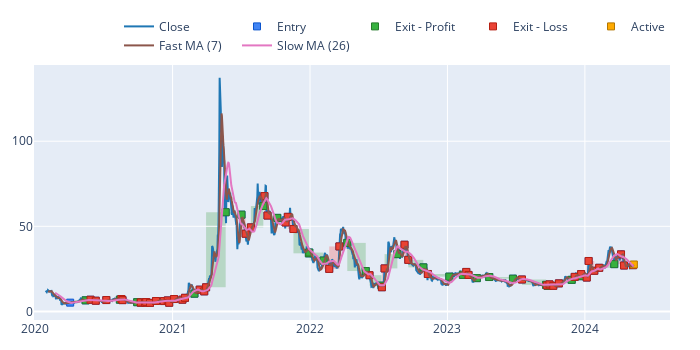

Notebook code for this chart:
### Code cell
# vectorbt 简书示例保留
import pdb
import vectorbt as vbt
import numpy as np
import pandas as pd
import matplotlib
from matplotlib import pyplot as plt
ohlc_df = pd.read_csv('..//data//Gate.io_ETC_swap_1d.csv',index_col=0,parse_dates=True)  # 表格列名：datetime,open,hight,low,volume
price =ohlc_df.close
# 计算移动平均线
# 使用 vectorbt 库的 MA 函数对价格数据进行 10 期快速移动平均线计算
fast_ma = vbt.MA.run(price, 7) 
# 对价格数据进行 50 期慢速移动平均线计算
slow_ma = vbt.MA.run(price, 26) 
# 获取快速移动平均线向上穿越慢速移动平均线的信号
entries = fast_ma.ma_crossed_above(slow_ma) 
# 获取快速移动平均线向下穿越慢速移动平均线的信号
exits = fast_ma.ma_crossed_below(slow_ma) 
pf_kwargs = dict(size=np.inf, fees=0.001, freq='1D')  # 定义投资组合的参数字典：本金，费用，交易频率
pf = vbt.Portfolio.from_signals(price, entries, exits, direction='both', **pf_kwargs)  # 根据参数创建投资组合对象

print(pf.trades.records_readable)  # 打印每笔交易盈亏明细
print(pf.orders.records_readable)    # 打印交易信号
print(entries.value_counts())    # 打印入场信号数量
# pf.trades.plot().show_svg()
print(pf.stats())
# pf.trades.plot().show()    # 绘制交易信号图
# 绘制交易信号图和快慢双均线


    
fig = pf.trades.plot()    # 绘制交易信号图

# 添加快慢均线到图中
fig.add_scatter(x=price.index, y=fast_ma.ma, mode='lines', name='Fast MA (7)')
fig.add_scatter(x=price.index, y=slow_ma.ma, mode='lines', name='Slow MA (26)')
fig.show()    # 显示图表


pdb.set_trace()
fig = pf.orders.plot(width=1000)  #绘制下单信号图示
fig.show()

# 绘制 heatmap 图 , y_level='slow_window' slider_level='symbol', 
fig = pf.total_return().vbt.heatmap(
    x_level='fast_window', symmetric=True,
    trace_kwargs=dict(colorbar=dict(title='Total return', tickformat='%')))

fig.show()

### Figure 1 — Plotly figure (JSON) as saved in the notebook; plotly's stock layout.template omitted (floating-point values rounded to 4 significant figures; data arrays with more than 128 entries replaced by an {"elided": "..."} marker saying what was removed)
{"data": [{"line": {"color": "#1f77b4"}, "name": "Close", "showlegend": true, "type": "scatter", "uid": "7be10e2d-79e1-4852-9f8b-115d77097ce9", "x": {"elided": "1563 str values"}, "y": {"elided": "1563 float values"}}, {"customdata": {"elided": "79x5 mixed values"}, "hovertemplate": "Exit Trade Id: %{customdata[0]}<br>Position Id: %{customdata[1]}<br>Size: %{customdata[2]:.6f}<br>Entry Timestamp: %{x}<br>Avg Entry Price: %{y}<br>Entry Fees: %{customdata[3]:.6f}<br>Direction: %{customdata[4]}", "marker": {"color": "#4285F4", "line": {"color": "rgb(11,84,205)", "width": 1}, "size": 7, "symbol": "square"}, "mode": "markers", "name": "Entry", "type": "scatter", "uid": "dc4ec812-4ce2-45c7-a3cd-ac25099591d5", "x": ["2020-04-04T00:00:00", "2020-05-15T00:00:00", "2020-05-28T00:00:00", "2020-06-11T00:00:00", "2020-07-09T00:00:00", "2020-08-14T00:00:00", "2020-08-18T00:00:00", "2020-08-21T00:00:00", "2020-09-29T00:00:00", "2020-10-08T00:00:00", "2020-10-09T00:00:00", "2020-10-20T00:00:00", "2020-10-23T00:00:00", "2020-11-02T00:00:00", "2020-11-18T00:00:00", "2020-12-09T00:00:00", "2020-12-19T00:00:00", "2020-12-23T00:00:00", "2021-01-05T00:00:00", "2021-01-27T00:00:00", "2021-02-03T00:00:00", "2021-02-28T00:00:00", "2021-03-14T00:00:00", "2021-03-26T00:00:00", "2021-03-31T00:00:00", "2021-05-22T00:00:00", "2021-07-03T00:00:00", "2021-07-14T00:00:00", "2021-07-28T00:00:00", "2021-08-30T00:00:00", "2021-09-02T00:00:00", "2021-09-10T00:00:00", "2021-10-06T00:00:00", "2021-10-28T00:00:00", "2021-11-03T00:00:00", "2021-11-18T00:00:00", "2021-12-29T00:00:00", "2021-12-30T00:00:00", "2022-02-06T00:00:00", "2022-02-21T00:00:00", "2022-03-20T00:00:00", "2022-04-10T00:00:00", "2022-05-29T00:00:00", "2022-06-08T00:00:00", "2022-07-10T00:00:00", "2022-07-11T00:00:00", "2022-07-18T00:00:00", "2022-08-21T00:00:00", "2022-09-09T00:00:00", "2022-09-19T00:00:00", "2022-10-29T00:00:00", "2022-11-10T00:00:00", "2023-01-06T00:00:00", "2023-02-11T00:00:00", "2023-02-20T00:00:00", "2023-02-26T00:00:00", "2023-03-20T00:00:00", "2023-04-22T00:00:00", "2023-06-24T00:00:00", "2023-07-18T00:00:00", "2023-09-20T00:00:00", "2023-09-23T00:00:00", "2023-09-24T00:00:00", "2023-09-25T00:00:00", "2023-09-29T00:00:00", "2023-10-09T00:00:00", "2023-10-24T00:00:00", "2023-11-27T00:00:00", "2023-12-05T00:00:00", "2023-12-21T00:00:00", "2023-12-22T00:00:00", "2024-01-06T00:00:00", "2024-01-11T00:00:00", "2024-01-26T00:00:00", "2024-02-08T00:00:00", "2024-03-19T00:00:00", "2024-04-06T00:00:00", "2024-04-14T00:00:00", "2024-05-08T00:00:00"], "y": [5.131, 6.485, 6.848, 6.265, 6.653, 6.894, 7.276, 6.622, 5.405, 5.176, 5.248, 5.07, 5.465, 4.998, 6.097, 6.067, 6.44, 5.075, 7.266, 6.872, 7.971, 10.42, 12.76, 11.76, 14.15, 58.27, 56.84, 45.63, 49.36, 61.91, 67.75, 56.33, 54.95, 52.27, 55.57, 48.43, 34.1, 34.58, 29.87, 24.97, 38.17, 40.26, 23.7, 21.27, 15.12, 14.19, 25.24, 33.65, 39.16, 30.29, 25.86, 21.98, 20.41, 21.47, 23.18, 21.41, 19.55, 20.19, 19.21, 18.74, 15.57, 15.26, 15.08, 15.22, 15.87, 15.03, 16.46, 18.54, 20.27, 20.67, 21.91, 19.88, 29.61, 23.87, 25.61, 27.76, 33.49, 26.96, 27.16]}, {"customdata": {"elided": "27x8 mixed values"}, "hovertemplate": "Exit Trade Id: %{customdata[0]}<br>Position Id: %{customdata[1]}<br>Size: %{customdata[2]:.6f}<br>Exit Timestamp: %{x}<br>Avg Exit Price: %{y}<br>Exit Fees: %{customdata[3]:.6f}<br>PnL: %{customdata[4]:.6f}<br>Return: %{customdata[5]:.2%}<br>Direction: %{customdata[6]}<br>Duration: %{customdata[7]}", "marker": {"color": "#37B13F", "line": {"color": "rgb(38,123,44)", "width": 1}, "size": 7, "symbol": "square"}, "mode": "markers", "name": "Exit - Profit", "type": "scatter", "uid": "6bb0448d-e1f6-4fe2-b94c-10fa18544a9c", "x": ["2020-05-15T00:00:00", "2020-08-14T00:00:00", "2020-09-29T00:00:00", "2021-02-28T00:00:00", "2021-05-22T00:00:00", "2021-07-03T00:00:00", "2021-08-30T00:00:00", "2021-10-06T00:00:00", "2021-12-29T00:00:00", "2021-12-30T00:00:00", "2022-02-06T00:00:00", "2022-04-10T00:00:00", "2022-05-29T00:00:00", "2022-07-10T00:00:00", "2022-08-21T00:00:00", "2022-10-29T00:00:00", "2023-01-06T00:00:00", "2023-02-11T00:00:00", "2023-03-20T00:00:00", "2023-04-22T00:00:00", "2023-06-24T00:00:00", "2023-09-20T00:00:00", "2023-09-24T00:00:00", "2023-09-25T00:00:00", "2023-11-27T00:00:00", "2023-12-21T00:00:00", "2024-03-19T00:00:00"], "y": [6.485, 6.894, 5.405, 10.42, 58.27, 56.84, 61.91, 54.95, 34.1, 34.58, 29.87, 40.26, 23.7, 15.12, 33.65, 25.86, 20.41, 21.47, 19.55, 20.19, 19.21, 15.57, 15.08, 15.22, 18.54, 20.67, 27.76]}, {"customdata": {"elided": "51x8 mixed values"}, "hovertemplate": "Exit Trade Id: %{customdata[0]}<br>Position Id: %{customdata[1]}<br>Size: %{customdata[2]:.6f}<br>Exit Timestamp: %{x}<br>Avg Exit Price: %{y}<br>Exit Fees: %{customdata[3]:.6f}<br>PnL: %{customdata[4]:.6f}<br>Return: %{customdata[5]:.2%}<br>Direction: %{customdata[6]}<br>Duration: %{customdata[7]}", "marker": {"color": "#EA4335", "line": {"color": "rgb(181,31,18)", "width": 1}, "size": 7, "symbol": "square"}, "mode": "markers", "name": "Exit - Loss", "type": "scatter", "uid": "72817045-03b8-4883-b800-b88082bbfe76", "x": ["2020-05-28T00:00:00", "2020-06-11T00:00:00", "2020-07-09T00:00:00", "2020-08-18T00:00:00", "2020-08-21T00:00:00", "2020-10-08T00:00:00", "2020-10-09T00:00:00", "2020-10-20T00:00:00", "2020-10-23T00:00:00", "2020-11-02T00:00:00", "2020-11-18T00:00:00", "2020-12-09T00:00:00", "2020-12-19T00:00:00", "2020-12-23T00:00:00", "2021-01-05T00:00:00", "2021-01-27T00:00:00", "2021-02-03T00:00:00", "2021-03-14T00:00:00", "2021-03-26T00:00:00", "2021-03-31T00:00:00", "2021-07-14T00:00:00", "2021-07-28T00:00:00", "2021-09-02T00:00:00", "2021-09-10T00:00:00", "2021-10-28T00:00:00", "2021-11-03T00:00:00", "2021-11-18T00:00:00", "2022-02-21T00:00:00", "2022-03-20T00:00:00", "2022-06-08T00:00:00", "2022-07-11T00:00:00", "2022-07-18T00:00:00", "2022-09-09T00:00:00", "2022-09-19T00:00:00", "2022-11-10T00:00:00", "2023-02-20T00:00:00", "2023-02-26T00:00:00", "2023-07-18T00:00:00", "2023-09-23T00:00:00", "2023-09-29T00:00:00", "2023-10-09T00:00:00", "2023-10-24T00:00:00", "2023-12-05T00:00:00", "2023-12-22T00:00:00", "2024-01-06T00:00:00", "2024-01-11T00:00:00", "2024-01-26T00:00:00", "2024-02-08T00:00:00", "2024-04-06T00:00:00", "2024-04-14T00:00:00", "2024-05-08T00:00:00"], "y": [6.848, 6.265, 6.653, 7.276, 6.622, 5.176, 5.248, 5.07, 5.465, 4.998, 6.097, 6.067, 6.44, 5.075, 7.266, 6.872, 7.971, 12.76, 11.76, 14.15, 45.63, 49.36, 67.75, 56.33, 52.27, 55.57, 48.43, 24.97, 38.17, 21.27, 14.19, 25.24, 39.16, 30.29, 21.98, 23.18, 21.41, 18.74, 15.26, 15.87, 15.03, 16.46, 20.27, 21.91, 19.88, 29.61, 23.87, 25.61, 33.49, 26.96, 27.16]}, {"customdata": [[78, 78, 0.05018, 0, 0.01821, 0.01336, "Long", "3 days 00:00:00"]], "hovertemplate": "Exit Trade Id: %{customdata[0]}<br>Position Id: %{customdata[1]}<br>Size: %{customdata[2]:.6f}<br>Exit Timestamp: %{x}<br>Avg Exit Price: %{y}<br>Exit Fees: %{customdata[3]:.6f}<br>PnL: %{customdata[4]:.6f}<br>Return: %{customdata[5]:.2%}<br>Direction: %{customdata[6]}<br>Duration: %{customdata[7]}", "marker": {"color": "#FFAA00", "line": {"color": "rgb(178,118,0)", "width": 1}, "size": 7, "symbol": "square"}, "mode": "markers", "name": "Active", "type": "scatter", "uid": "fb7723fa-20cc-4e24-b6c8-55824c896952", "x": ["2024-05-10T00:00:00"], "y": [27.55]}, {"mode": "lines", "name": "Fast MA (7)", "type": "scatter", "uid": "59b52af0-a33c-4ebe-8eef-31ed830a2b07", "x": {"elided": "1563 str values"}, "y": {"elided": "1563 float values"}}, {"mode": "lines", "name": "Slow MA (26)", "type": "scatter", "uid": "45904342-4881-4ba3-a895-9c2673b4ac72", "x": {"elided": "1563 str values"}, "y": {"elided": "1563 float values"}}], "layout": {"dragmode": "pan", "height": 350, "legend": {"orientation": "h", "traceorder": "normal", "x": 1, "xanchor": "right", "y": 1.02, "yanchor": "bottom"}, "margin": {"b": 30, "l": 30, "r": 30, "t": 30}, "shapes": [{"fillcolor": "green", "layer": "below", "line": {"width": 0}, "opacity": 0.2, "type": "rect", "x0": "2020-04-04T00:00:00", "x1": "2020-05-15T00:00:00", "xref": "x", "y0": 5.131, "y1": 6.485, "yref": "y"}, {"fillcolor": "green", "layer": "below", "line": {"width": 0}, "opacity": 0.2, "type": "rect", "x0": "2020-07-09T00:00:00", "x1": "2020-08-14T00:00:00", "xref": "x", "y0": 6.653, "y1": 6.894, "yref": "y"}, {"fillcolor": "green", "layer": "below", "line": {"width": 0}, "opacity": 0.2, "type": "rect", "x0": "2020-08-21T00:00:00", "x1": "2020-09-29T00:00:00", "xref": "x", "y0": 6.622, "y1": 5.405, "yref": "y"}, {"fillcolor": "green", "layer": "below", "line": {"width": 0}, "opacity": 0.2, "type": "rect", "x0": "2021-02-03T00:00:00", "x1": "2021-02-28T00:00:00", "xref": "x", "y0": 7.971, "y1": 10.42, "yref": "y"}, {"fillcolor": "green", "layer": "below", "line": {"width": 0}, "opacity": 0.2, "type": "rect", "x0": "2021-03-31T00:00:00", "x1": "2021-05-22T00:00:00", "xref": "x", "y0": 14.15, "y1": 58.27, "yref": "y"}, {"fillcolor": "green", "layer": "below", "line": {"width": 0}, "opacity": 0.2, "type": "rect", "x0": "2021-05-22T00:00:00", "x1": "2021-07-03T00:00:00", "xref": "x", "y0": 58.27, "y1": 56.84, "yref": "y"}, {"fillcolor": "green", "layer": "below", "line": {"width": 0}, "opacity": 0.2, "type": "rect", "x0": "2021-07-28T00:00:00", "x1": "2021-08-30T00:00:00", "xref": "x", "y0": 49.36, "y1": 61.91, "yref": "y"}, {"fillcolor": "green", "layer": "below", "line": {"width": 0}, "opacity": 0.2, "type": "rect", "x0": "2021-09-10T00:00:00", "x1": "2021-10-06T00:00:00", "xref": "x", "y0": 56.33, "y1": 54.95, "yref": "y"}, {"fillcolor": "green", "layer": "below", "line": {"width": 0}, "opacity": 0.2, "type": "rect", "x0": "2021-11-18T00:00:00", "x1": "2021-12-29T00:00:00", "xref": "x", "y0": 48.43, "y1": 34.1, "yref": "y"}, {"fillcolor": "green", "layer": "below", "line": {"width": 0}, "opacity": 0.2, "type": "rect", "x0": "2021-12-29T00:00:00", "x1": "2021-12-30T00:00:00", "xref": "x", "y0": 34.1, "y1": 34.58, "yref": "y"}, {"fillcolor": "green", "layer": "below", "line": {"width": 0}, "opacity": 0.2, "type": "rect", "x0": "2021-12-30T00:00:00", "x1": "2022-02-06T00:00:00", "xref": "x", "y0": 34.58, "y1": 29.87, "yref": "y"}, {"fillcolor": "green", "layer": "below", "line": {"width": 0}, "opacity": 0.2, "type": "rect", "x0": "2022-03-20T00:00:00", "x1": "2022-04-10T00:00:00", "xref": "x", "y0": 38.17, "y1": 40.26, "yref": "y"}, {"fillcolor": "green", "layer": "below", "line": {"width": 0}, "opacity": 0.2, "type": "rect", "x0": "2022-04-10T00:00:00", "x1": "2022-05-29T00:00:00", "xref": "x", "y0": 40.26, "y1": 23.7, "yref": "y"}, {"fillcolor": "green", "layer": "below", "line": {"width": 0}, "opacity": 0.2, "type": "rect", "x0": "2022-06-08T00:00:00", "x1": "2022-07-10T00:00:00", "xref": "x", "y0": 21.27, "y1": 15.12, "yref": "y"}, {"fillcolor": "green", "layer": "below", "line": {"width": 0}, "opacity": 0.2, "type": "rect", "x0": "2022-07-18T00:00:00", "x1": "2022-08-21T00:00:00", "xref": "x", "y0": 25.24, "y1": 33.65, "yref": "y"}, {"fillcolor": "green", "layer": "below", "line": {"width": 0}, "opacity": 0.2, "type": "rect", "x0": "2022-09-19T00:00:00", "x1": "2022-10-29T00:00:00", "xref": "x", "y0": 30.29, "y1": 25.86, "yref": "y"}, {"fillcolor": "green", "layer": "below", "line": {"width": 0}, "opacity": 0.2, "type": "rect", "x0": "2022-11-10T00:00:00", "x1": "2023-01-06T00:00:00", "xref": "x", "y0": 21.98, "y1": 20.41, "yref": "y"}, {"fillcolor": "green", "layer": "below", "line": {"width": 0}, "opacity": 0.2, "type": "rect", "x0": "2023-01-06T00:00:00", "x1": "2023-02-11T00:00:00", "xref": "x", "y0": 20.41, "y1": 21.47, "yref": "y"}, {"fillcolor": "green", "layer": "below", "line": {"width": 0}, "opacity": 0.2, "type": "rect", "x0": "2023-02-26T00:00:00", "x1": "2023-03-20T00:00:00", "xref": "x", "y0": 21.41, "y1": 19.55, "yref": "y"}, {"fillcolor": "green", "layer": "below", "line": {"width": 0}, "opacity": 0.2, "type": "rect", "x0": "2023-03-20T00:00:00", "x1": "2023-04-22T00:00:00", "xref": "x", "y0": 19.55, "y1": 20.19, "yref": "y"}, {"fillcolor": "green", "layer": "below", "line": {"width": 0}, "opacity": 0.2, "type": "rect", "x0": "2023-04-22T00:00:00", "x1": "2023-06-24T00:00:00", "xref": "x", "y0": 20.19, "y1": 19.21, "yref": "y"}, {"fillcolor": "green", "layer": "below", "line": {"width": 0}, "opacity": 0.2, "type": "rect", "x0": "2023-07-18T00:00:00", "x1": "2023-09-20T00:00:00", "xref": "x", "y0": 18.74, "y1": 15.57, "yref": "y"}, {"fillcolor": "green", "layer": "below", "line": {"width": 0}, "opacity": 0.2, "type": "rect", "x0": "2023-09-23T00:00:00", "x1": "2023-09-24T00:00:00", "xref": "x", "y0": 15.26, "y1": 15.08, "yref": "y"}, {"fillcolor": "green", "layer": "below", "line": {"width": 0}, "opacity": 0.2, "type": "rect", "x0": "2023-09-24T00:00:00", "x1": "2023-09-25T00:00:00", "xref": "x", "y0": 15.08, "y1": 15.22, "yref": "y"}, {"fillcolor": "green", "layer": "below", "line": {"width": 0}, "opacity": 0.2, "type": "rect", "x0": "2023-10-24T00:00:00", "x1": "2023-11-27T00:00:00", "xref": "x", "y0": 16.46, "y1": 18.54, "yref": "y"}, {"fillcolor": "green", "layer": "below", "line": {"width": 0}, "opacity": 0.2, "type": "rect", "x0": "2023-12-05T00:00:00", "x1": "2023-12-21T00:00:00", "xref": "x", "y0": 20.27, "y1": 20.67, "yref": "y"}, {"fillcolor": "green", "layer": "below", "line": {"width": 0}, "opacity": 0.2, "type": "rect", "x0": "2024-02-08T00:00:00", "x1": "2024-03-19T00:00:00", "xref": "x", "y0": 25.61, "y1": 27.76, "yref": "y"}, {"fillcolor": "green", "layer": "below", "line": {"width": 0}, "opacity": 0.2, "type": "rect", "x0": "2024-05-08T00:00:00", "x1": "2024-05-10T00:00:00", "xref": "x", "y0": 27.16, "y1": 27.55, "yref": "y"}, {"fillcolor": "red", "layer": "below", "line": {"width": 0}, "opacity": 0.2, "type": "rect", "x0": "2020-05-15T00:00:00", "x1": "2020-05-28T00:00:00", "xref": "x", "y0": 6.485, "y1": 6.848, "yref": "y"}, {"fillcolor": "red", "layer": "below", "line": {"width": 0}, "opacity": 0.2, "type": "rect", "x0": "2020-05-28T00:00:00", "x1": "2020-06-11T00:00:00", "xref": "x", "y0": 6.848, "y1": 6.265, "yref": "y"}, {"fillcolor": "red", "layer": "below", "line": {"width": 0}, "opacity": 0.2, "type": "rect", "x0": "2020-06-11T00:00:00", "x1": "2020-07-09T00:00:00", "xref": "x", "y0": 6.265, "y1": 6.653, "yref": "y"}, {"fillcolor": "red", "layer": "below", "line": {"width": 0}, "opacity": 0.2, "type": "rect", "x0": "2020-08-14T00:00:00", "x1": "2020-08-18T00:00:00", "xref": "x", "y0": 6.894, "y1": 7.276, "yref": "y"}, {"fillcolor": "red", "layer": "below", "line": {"width": 0}, "opacity": 0.2, "type": "rect", "x0": "2020-08-18T00:00:00", "x1": "2020-08-21T00:00:00", "xref": "x", "y0": 7.276, "y1": 6.622, "yref": "y"}, {"fillcolor": "red", "layer": "below", "line": {"width": 0}, "opacity": 0.2, "type": "rect", "x0": "2020-09-29T00:00:00", "x1": "2020-10-08T00:00:00", "xref": "x", "y0": 5.405, "y1": 5.176, "yref": "y"}, {"fillcolor": "red", "layer": "below", "line": {"width": 0}, "opacity": 0.2, "type": "rect", "x0": "2020-10-08T00:00:00", "x1": "2020-10-09T00:00:00", "xref": "x", "y0": 5.176, "y1": 5.248, "yref": "y"}, {"fillcolor": "red", "layer": "below", "line": {"width": 0}, "opacity": 0.2, "type": "rect", "x0": "2020-10-09T00:00:00", "x1": "2020-10-20T00:00:00", "xref": "x", "y0": 5.248, "y1": 5.07, "yref": "y"}, {"fillcolor": "red", "layer": "below", "line": {"width": 0}, "opacity": 0.2, "type": "rect", "x0": "2020-10-20T00:00:00", "x1": "2020-10-23T00:00:00", "xref": "x", "y0": 5.07, "y1": 5.465, "yref": "y"}, {"fillcolor": "red", "layer": "below", "line": {"width": 0}, "opacity": 0.2, "type": "rect", "x0": "2020-10-23T00:00:00", "x1": "2020-11-02T00:00:00", "xref": "x", "y0": 5.465, "y1": 4.998, "yref": "y"}, {"fillcolor": "red", "layer": "below", "line": {"width": 0}, "opacity": 0.2, "type": "rect", "x0": "2020-11-02T00:00:00", "x1": "2020-11-18T00:00:00", "xref": "x", "y0": 4.998, "y1": 6.097, "yref": "y"}, {"fillcolor": "red", "layer": "below", "line": {"width": 0}, "opacity": 0.2, "type": "rect", "x0": "2020-11-18T00:00:00", "x1": "2020-12-09T00:00:00", "xref": "x", "y0": 6.097, "y1": 6.067, "yref": "y"}, {"fillcolor": "red", "layer": "below", "line": {"width": 0}, "opacity": 0.2, "type": "rect", "x0": "2020-12-09T00:00:00", "x1": "2020-12-19T00:00:00", "xref": "x", "y0": 6.067, "y1": 6.44, "yref": "y"}, {"fillcolor": "red", "layer": "below", "line": {"width": 0}, "opacity": 0.2, "type": "rect", "x0": "2020-12-19T00:00:00", "x1": "2020-12-23T00:00:00", "xref": "x", "y0": 6.44, "y1": 5.075, "yref": "y"}, {"fillcolor": "red", "layer": "below", "line": {"width": 0}, "opacity": 0.2, "type": "rect", "x0": "2020-12-23T00:00:00", "x1": "2021-01-05T00:00:00", "xref": "x", "y0": 5.075, "y1": 7.266, "yref": "y"}, {"fillcolor": "red", "layer": "below", "line": {"width": 0}, "opacity": 0.2, "type": "rect", "x0": "2021-01-05T00:00:00", "x1": "2021-01-27T00:00:00", "xref": "x", "y0": 7.266, "y1": 6.872, "yref": "y"}, {"fillcolor": "red", "layer": "below", "line": {"width": 0}, "opacity": 0.2, "type": "rect", "x0": "2021-01-27T00:00:00", "x1": "2021-02-03T00:00:00", "xref": "x", "y0": 6.872, "y1": 7.971, "yref": "y"}, {"fillcolor": "red", "layer": "below", "line": {"width": 0}, "opacity": 0.2, "type": "rect", "x0": "2021-02-28T00:00:00", "x1": "2021-03-14T00:00:00", "xref": "x", "y0": 10.42, "y1": 12.76, "yref": "y"}, {"fillcolor": "red", "layer": "below", "line": {"width": 0}, "opacity": 0.2, "type": "rect", "x0": "2021-03-14T00:00:00", "x1": "2021-03-26T00:00:00", "xref": "x", "y0": 12.76, "y1": 11.76, "yref": "y"}, {"fillcolor": "red", "layer": "below", "line": {"width": 0}, "opacity": 0.2, "type": "rect", "x0": "2021-03-26T00:00:00", "x1": "2021-03-31T00:00:00", "xref": "x", "y0": 11.76, "y1": 14.15, "yref": "y"}, {"fillcolor": "red", "layer": "below", "line": {"width": 0}, "opacity": 0.2, "type": "rect", "x0": "2021-07-03T00:00:00", "x1": "2021-07-14T00:00:00", "xref": "x", "y0": 56.84, "y1": 45.63, "yref": "y"}, {"fillcolor": "red", "layer": "below", "line": {"width": 0}, "opacity": 0.2, "type": "rect", "x0": "2021-07-14T00:00:00", "x1": "2021-07-28T00:00:00", "xref": "x", "y0": 45.63, "y1": 49.36, "yref": "y"}, {"fillcolor": "red", "layer": "below", "line": {"width": 0}, "opacity": 0.2, "type": "rect", "x0": "2021-08-30T00:00:00", "x1": "2021-09-02T00:00:00", "xref": "x", "y0": 61.91, "y1": 67.75, "yref": "y"}, {"fillcolor": "red", "layer": "below", "line": {"width": 0}, "opacity": 0.2, "type": "rect", "x0": "2021-09-02T00:00:00", "x1": "2021-09-10T00:00:00", "xref": "x", "y0": 67.75, "y1": 56.33, "yref": "y"}, {"fillcolor": "red", "layer": "below", "line": {"width": 0}, "opacity": 0.2, "type": "rect", "x0": "2021-10-06T00:00:00", "x1": "2021-10-28T00:00:00", "xref": "x", "y0": 54.95, "y1": 52.27, "yref": "y"}, {"fillcolor": "red", "layer": "below", "line": {"width": 0}, "opacity": 0.2, "type": "rect", "x0": "2021-10-28T00:00:00", "x1": "2021-11-03T00:00:00", "xref": "x", "y0": 52.27, "y1": 55.57, "yref": "y"}, {"fillcolor": "red", "layer": "below", "line": {"width": 0}, "opacity": 0.2, "type": "rect", "x0": "2021-11-03T00:00:00", "x1": "2021-11-18T00:00:00", "xref": "x", "y0": 55.57, "y1": 48.43, "yref": "y"}, {"fillcolor": "red", "layer": "below", "line": {"width": 0}, "opacity": 0.2, "type": "rect", "x0": "2022-02-06T00:00:00", "x1": "2022-02-21T00:00:00", "xref": "x", "y0": 29.87, "y1": 24.97, "yref": "y"}, {"fillcolor": "red", "layer": "below", "line": {"width": 0}, "opacity": 0.2, "type": "rect", "x0": "2022-02-21T00:00:00", "x1": "2022-03-20T00:00:00", "xref": "x", "y0": 24.97, "y1": 38.17, "yref": "y"}, {"fillcolor": "red", "layer": "below", "line": {"width": 0}, "opacity": 0.2, "type": "rect", "x0": "2022-05-29T00:00:00", "x1": "2022-06-08T00:00:00", "xref": "x", "y0": 23.7, "y1": 21.27, "yref": "y"}, {"fillcolor": "red", "layer": "below", "line": {"width": 0}, "opacity": 0.2, "type": "rect", "x0": "2022-07-10T00:00:00", "x1": "2022-07-11T00:00:00", "xref": "x", "y0": 15.12, "y1": 14.19, "yref": "y"}, {"fillcolor": "red", "layer": "below", "line": {"width": 0}, "opacity": 0.2, "type": "rect", "x0": "2022-07-11T00:00:00", "x1": "2022-07-18T00:00:00", "xref": "x", "y0": 14.19, "y1": 25.24, "yref": "y"}, {"fillcolor": "red", "layer": "below", "line": {"width": 0}, "opacity": 0.2, "type": "rect", "x0": "2022-08-21T00:00:00", "x1": "2022-09-09T00:00:00", "xref": "x", "y0": 33.65, "y1": 39.16, "yref": "y"}, {"fillcolor": "red", "layer": "below", "line": {"width": 0}, "opacity": 0.2, "type": "rect", "x0": "2022-09-09T00:00:00", "x1": "2022-09-19T00:00:00", "xref": "x", "y0": 39.16, "y1": 30.29, "yref": "y"}, {"fillcolor": "red", "layer": "below", "line": {"width": 0}, "opacity": 0.2, "type": "rect", "x0": "2022-10-29T00:00:00", "x1": "2022-11-10T00:00:00", "xref": "x", "y0": 25.86, "y1": 21.98, "yref": "y"}, {"fillcolor": "red", "layer": "below", "line": {"width": 0}, "opacity": 0.2, "type": "rect", "x0": "2023-02-11T00:00:00", "x1": "2023-02-20T00:00:00", "xref": "x", "y0": 21.47, "y1": 23.18, "yref": "y"}, {"fillcolor": "red", "layer": "below", "line": {"width": 0}, "opacity": 0.2, "type": "rect", "x0": "2023-02-20T00:00:00", "x1": "2023-02-26T00:00:00", "xref": "x", "y0": 23.18, "y1": 21.41, "yref": "y"}, {"fillcolor": "red", "layer": "below", "line": {"width": 0}, "opacity": 0.2, "type": "rect", "x0": "2023-06-24T00:00:00", "x1": "2023-07-18T00:00:00", "xref": "x", "y0": 19.21, "y1": 18.74, "yref": "y"}, {"fillcolor": "red", "layer": "below", "line": {"width": 0}, "opacity": 0.2, "type": "rect", "x0": "2023-09-20T00:00:00", "x1": "2023-09-23T00:00:00", "xref": "x", "y0": 15.57, "y1": 15.26, "yref": "y"}, {"fillcolor": "red", "layer": "below", "line": {"width": 0}, "opacity": 0.2, "type": "rect", "x0": "2023-09-25T00:00:00", "x1": "2023-09-29T00:00:00", "xref": "x", "y0": 15.22, "y1": 15.87, "yref": "y"}, {"fillcolor": "red", "layer": "below", "line": {"width": 0}, "opacity": 0.2, "type": "rect", "x0": "2023-09-29T00:00:00", "x1": "2023-10-09T00:00:00", "xref": "x", "y0": 15.87, "y1": 15.03, "yref": "y"}, {"fillcolor": "red", "layer": "below", "line": {"width": 0}, "opacity": 0.2, "type": "rect", "x0": "2023-10-09T00:00:00", "x1": "2023-10-24T00:00:00", "xref": "x", "y0": 15.03, "y1": 16.46, "yref": "y"}, {"fillcolor": "red", "layer": "below", "line": {"width": 0}, "opacity": 0.2, "type": "rect", "x0": "2023-11-27T00:00:00", "x1": "2023-12-05T00:00:00", "xref": "x", "y0": 18.54, "y1": 20.27, "yref": "y"}, {"fillcolor": "red", "layer": "below", "line": {"width": 0}, "opacity": 0.2, "type": "rect", "x0": "2023-12-21T00:00:00", "x1": "2023-12-22T00:00:00", "xref": "x", "y0": 20.67, "y1": 21.91, "yref": "y"}, {"fillcolor": "red", "layer": "below", "line": {"width": 0}, "opacity": 0.2, "type": "rect", "x0": "2023-12-22T00:00:00", "x1": "2024-01-06T00:00:00", "xref": "x", "y0": 21.91, "y1": 19.88, "yref": "y"}, {"fillcolor": "red", "layer": "below", "line": {"width": 0}, "opacity": 0.2, "type": "rect", "x0": "2024-01-06T00:00:00", "x1": "2024-01-11T00:00:00", "xref": "x", "y0": 19.88, "y1": 29.61, "yref": "y"}, {"fillcolor": "red", "layer": "below", "line": {"width": 0}, "opacity": 0.2, "type": "rect", "x0": "2024-01-11T00:00:00", "x1": "2024-01-26T00:00:00", "xref": "x", "y0": 29.61, "y1": 23.87, "yref": "y"}, {"fillcolor": "red", "layer": "below", "line": {"width": 0}, "opacity": 0.2, "type": "rect", "x0": "2024-01-26T00:00:00", "x1": "2024-02-08T00:00:00", "xref": "x", "y0": 23.87, "y1": 25.61, "yref": "y"}, {"fillcolor": "red", "layer": "below", "line": {"width": 0}, "opacity": 0.2, "type": "rect", "x0": "2024-03-19T00:00:00", "x1": "2024-04-06T00:00:00", "xref": "x", "y0": 27.76, "y1": 33.49, "yref": "y"}, {"fillcolor": "red", "layer": "below", "line": {"width": 0}, "opacity": 0.2, "type": "rect", "x0": "2024-04-06T00:00:00", "x1": "2024-04-14T00:00:00", "xref": "x", "y0": 33.49, "y1": 26.96, "yref": "y"}, {"fillcolor": "red", "layer": "below", "line": {"width": 0}, "opacity": 0.2, "type": "rect", "x0": "2024-04-14T00:00:00", "x1": "2024-05-08T00:00:00", "xref": "x", "y0": 26.96, "y1": 27.16, "yref": "y"}], "width": 700, "xaxis": {"autorange": true, "range": ["2019-12-29 20:39:11.4395", "2024-08-14 03:20:48.5605"], "showspikes": false, "type": "date"}, "yaxis": {"autorange": true, "range": [-5.066, 144.8], "showspikes": false, "type": "linear"}}}
